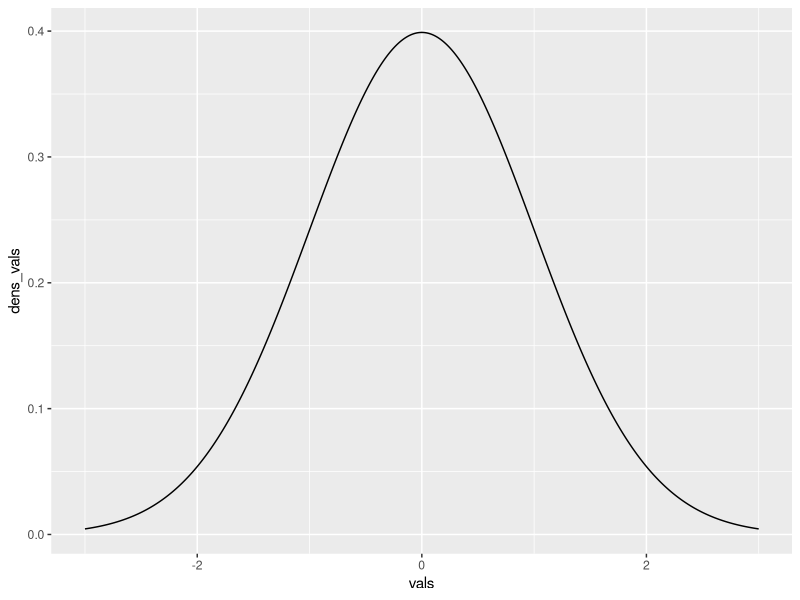
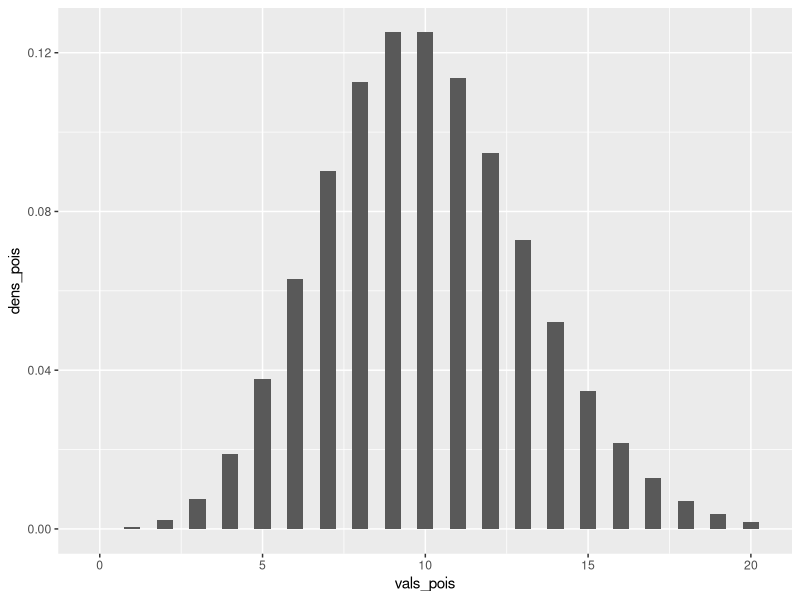
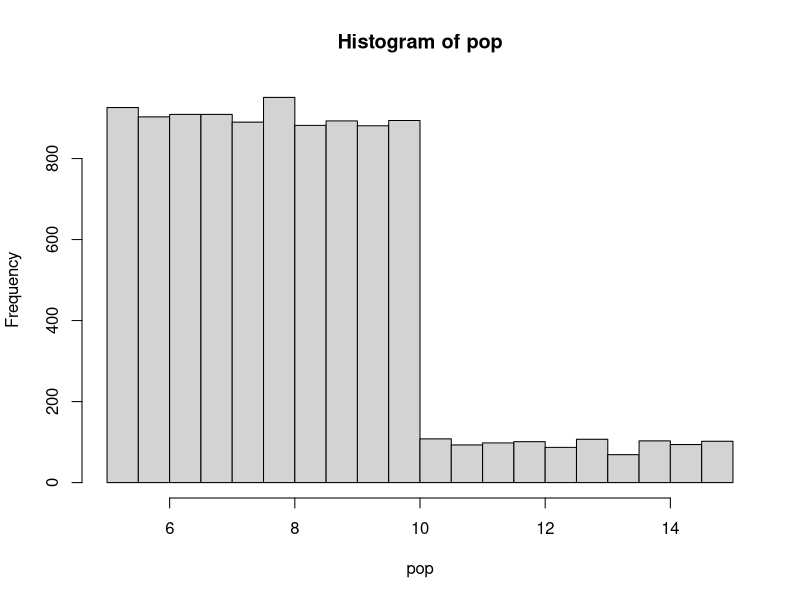
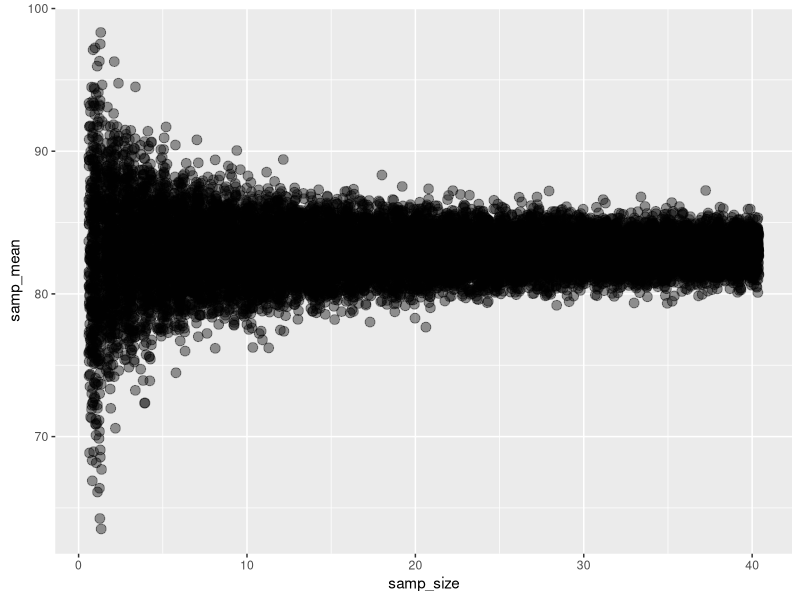
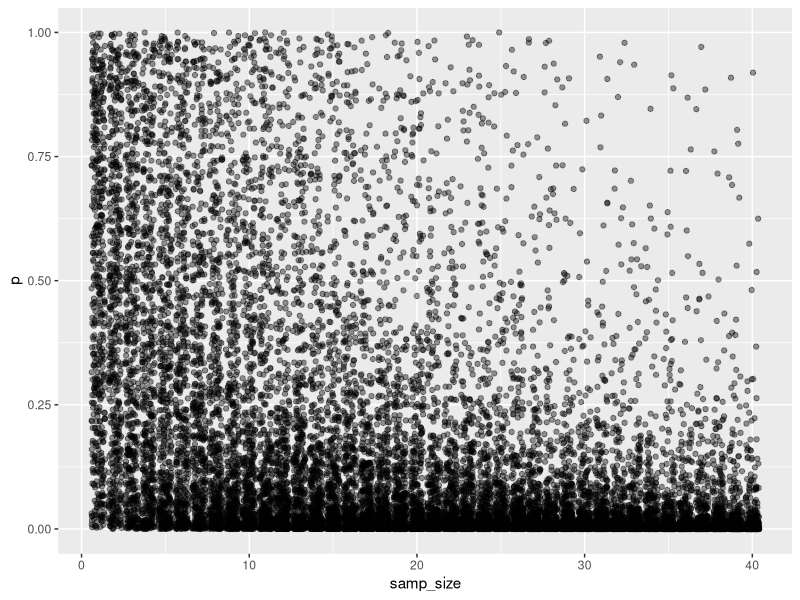
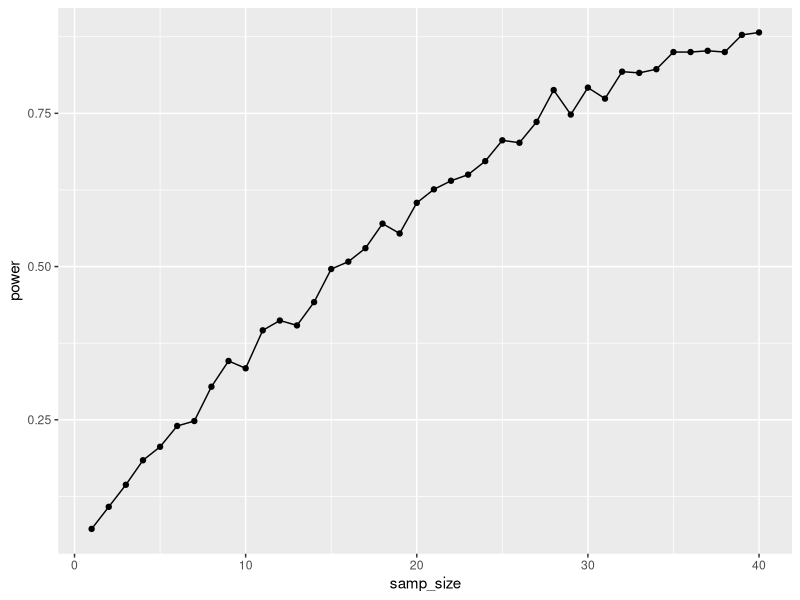
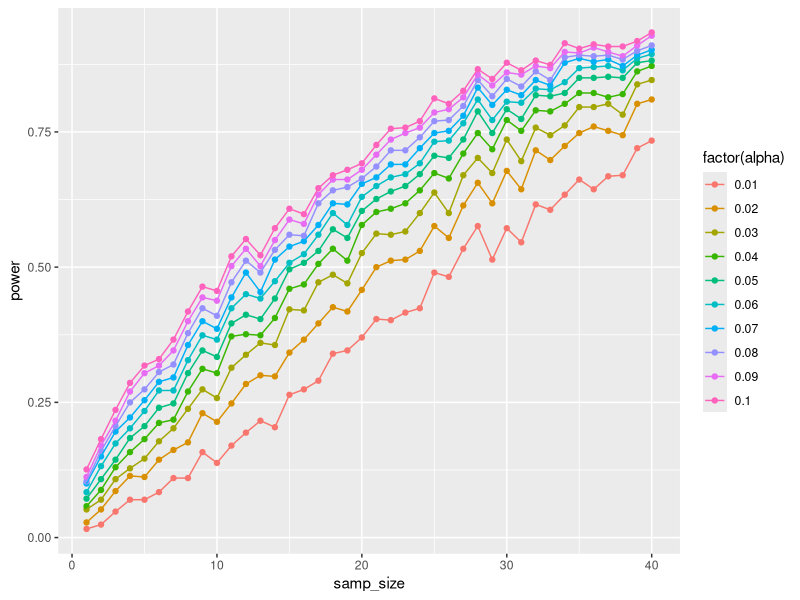

The R script that drew these images, in order:
#####################
# Distributions, p vlaues, and power
#
# Sep 29th 2016
#####################

rnorm(100, mean = 0, sd = 1)

#I want the density of -0.5 from a standard normal
dnorm(-0.5, mean = 0, sd = 1)


#Plot a distribution
vals <- seq(-3, 3, length.out = 1000)
dens_vals <- dnorm(vals, mean = 0, sd = 1)

library(ggplot2)
ggplot(mapping = aes(x = vals, y = dens_vals)) +
  geom_line()


#visualizing a poisson, lambda = 10
dpois(3, lambda = 10)

vals_pois <- 0:20
dens_pois <- dpois(vals_pois, lambda = 10)

ggplot(mapping = aes(x = vals_pois, y = dens_pois)) +
  geom_bar(stat = "identity", width = 0.5)
#


# what is pbinom
#30% damaged, 70% healthy
# 500 reefs
# 300 are healthy

dbinom(300, size = 500, prob = 0.7)

#gimme a p value
pbinom(300, size = 500, prob = 0.7)

#upper tail - prob of observing this or a greater 
# level of damage
pbinom(200, size = 500, prob = 0.3, lower.tail=FALSE)

#Two-tailed test
2*pbinom(300, size = 500, prob = 0.7)

############# P-values by simulation

nose_length = seq(5, 15, length.out=2000)
prob <- c(rep(0.9, 1000), rep(0.1, 1000))/1000


#find the midpoint
which(nose_length > 10)[1]

#make a simulated population
pop <- sample(nose_length, size=10000,
              replace=TRUE, prob = prob)
hist(pop)

#what's the p value of 14.5?
#TRUE = 1, FALSE = 0
sum(pop>=14.5)/10000

########## Power Analysis
library(dplyr)

#1. create sample size data frame
samp_df <- data.frame(samp_size = rep(1:40, 500))

#2. Set a mean and pop SD
null_m <- 80
m <- null_m + 3
sd_pop <- 6
set.seed(80)

#3 Simulations!
sim_df <- samp_df %>%
  
  #group by row, as each is 1 sim
  group_by(sims = 1:n()) %>%
  
  #simulated draw from our population
  mutate(samp_mean = mean(rnorm(samp_size, m, sd_pop))) %>%
  
  #clean up
  ungroup()


#plto sampled mean by sample size
ggplot(data = sim_df, 
       mapping = aes(x=samp_size, y = samp_mean)) +
  geom_jitter(alpha = 0.4, size=3)


p_df <- sim_df %>%
  #first, sample SE
  mutate(se_y = sd_pop/sqrt(samp_size)) %>%
  
  #next calculate z
  mutate(z = (samp_mean - null_m)/se_y) %>%
  
  #last calculate p
  mutate(p = 2*pnorm(abs(z), lower.tail=FALSE))



#plot some p values

ggplot(p_df, mapping = aes(x=samp_size, y = p)) +
  geom_jitter(alpha=0.4)

#Calculate power!!!
power_df <- p_df %>%
  
  #for each sample size
  group_by(samp_size) %>%
  
  #calculae type 2 error rate
  summarise(error_rate = sum(p>0.05)/n()) %>%
  
  ungroup() %>%
  
  #calculate power
  mutate(power = 1 - error_rate)


ggplot(data = power_df, mapping = aes(x = samp_size, y = power)) +
  geom_line() + geom_point()


#look at multiple alphas
alpha <- seq(0.01, 0.1, .01)

#make all combos of p_df and alphas
library(tidyr)

alpha_df <- p_df %>%
  
  #do the combos!
  crossing(alpha = alpha)  %>%

  #for each sample size, and alpha
  group_by(samp_size, alpha) %>%
  
  #calculae type 2 error rate
  summarise(error_rate = sum(p>alpha)/n()) %>%
  
  ungroup() %>%
  
  #calculate power
  mutate(power = 1 - error_rate)

ggplot(data = alpha_df,
       mapping = aes(x = samp_size, y = power, 
                     color = factor(alpha))) +
  geom_point() + geom_line()